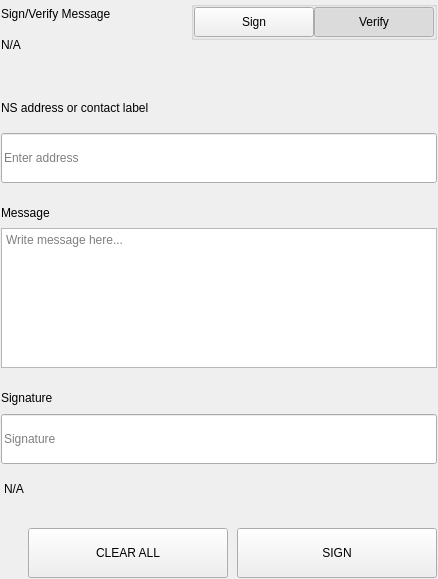
<?xml version="1.0" encoding="UTF-8"?>
<ui version="4.0">
 <class>SettingsSignMessageWidgets</class>
 <widget class="QWidget" name="SettingsSignMessageWidgets">
  <property name="geometry">
   <rect>
    <x>0</x>
    <y>0</y>
    <width>438</width>
    <height>579</height>
   </rect>
  </property>
  <property name="windowTitle">
   <string>Form</string>
  </property>
  <layout class="QVBoxLayout" name="verticalLayout">
   <property name="spacing">
    <number>0</number>
   </property>
   <property name="leftMargin">
    <number>0</number>
   </property>
   <property name="topMargin">
    <number>0</number>
   </property>
   <property name="rightMargin">
    <number>0</number>
   </property>
   <property name="bottomMargin">
    <number>0</number>
   </property>
   <item>
    <widget class="QWidget" name="left" native="true">
     <layout class="QVBoxLayout" name="verticalLayout_3">
      <property name="leftMargin">
       <number>0</number>
      </property>
      <property name="topMargin">
       <number>0</number>
      </property>
      <property name="rightMargin">
       <number>0</number>
      </property>
      <property name="bottomMargin">
       <number>0</number>
      </property>
      <item>
       <widget class="QWidget" name="container_sign" native="true">
        <layout class="QVBoxLayout" name="verticalLayout_2">
         <property name="spacing">
          <number>0</number>
         </property>
         <property name="leftMargin">
          <number>1</number>
         </property>
         <property name="topMargin">
          <number>1</number>
         </property>
         <property name="rightMargin">
          <number>1</number>
         </property>
         <property name="bottomMargin">
          <number>1</number>
         </property>
         <item>
          <layout class="QHBoxLayout" name="horizontalLayout_3" stretch="3,1">
           <property name="spacing">
            <number>40</number>
           </property>
           <item>
            <layout class="QVBoxLayout" name="verticalLayoutTitle">
             <property name="spacing">
              <number>5</number>
             </property>
             <item>
              <widget class="QLabel" name="labelTitle">
               <property name="text">
                <string>Sign/Verify Message</string>
               </property>
              </widget>
             </item>
             <item>
              <widget class="QLabel" name="labelSubtitle1">
               <property name="text">
                <string notr="true">N/A</string>
               </property>
               <property name="wordWrap">
                <bool>true</bool>
               </property>
              </widget>
             </item>
            </layout>
           </item>
           <item alignment="Qt::AlignRight|Qt::AlignTop">
            <widget class="QWidget" name="containerSwitch" native="true">
             <property name="styleSheet">
              <string notr="true">#containerSwitch{
	padding-top:9px;
}</string>
             </property>
             <layout class="QVBoxLayout" name="verticalLayout_6">
              <property name="spacing">
               <number>4</number>
              </property>
              <property name="leftMargin">
               <number>0</number>
              </property>
              <property name="topMargin">
               <number>0</number>
              </property>
              <property name="rightMargin">
               <number>0</number>
              </property>
              <property name="bottomMargin">
               <number>0</number>
              </property>
              <item alignment="Qt::AlignRight">
               <widget class="QGroupBox" name="groupBox">
                <property name="sizePolicy">
                 <sizepolicy hsizetype="Fixed" vsizetype="Preferred">
                  <horstretch>0</horstretch>
                  <verstretch>0</verstretch>
                 </sizepolicy>
                </property>
                <property name="title">
                 <string/>
                </property>
                <property name="alignment">
                 <set>Qt::AlignRight|Qt::AlignTop|Qt::AlignTrailing</set>
                </property>
                <layout class="QHBoxLayout" name="horizontalLayout_4">
                 <property name="spacing">
                  <number>0</number>
                 </property>
                 <property name="leftMargin">
                  <number>0</number>
                 </property>
                 <property name="topMargin">
                  <number>0</number>
                 </property>
                 <property name="rightMargin">
                  <number>0</number>
                 </property>
                 <property name="bottomMargin">
                  <number>0</number>
                 </property>
                 <item>
                  <widget class="QPushButton" name="pushSign">
                   <property name="minimumSize">
                    <size>
                     <width>120</width>
                     <height>30</height>
                    </size>
                   </property>
                   <property name="maximumSize">
                    <size>
                     <width>120</width>
                     <height>30</height>
                    </size>
                   </property>
                   <property name="focusPolicy">
                    <enum>Qt::NoFocus</enum>
                   </property>
                   <property name="text">
                    <string>Sign</string>
                   </property>
                   <property name="checkable">
                    <bool>true</bool>
                   </property>
                   <property name="autoExclusive">
                    <bool>true</bool>
                   </property>
                  </widget>
                 </item>
                 <item>
                  <widget class="QPushButton" name="pushVerify">
                   <property name="minimumSize">
                    <size>
                     <width>120</width>
                     <height>30</height>
                    </size>
                   </property>
                   <property name="maximumSize">
                    <size>
                     <width>120</width>
                     <height>30</height>
                    </size>
                   </property>
                   <property name="focusPolicy">
                    <enum>Qt::NoFocus</enum>
                   </property>
                   <property name="text">
                    <string>Verify</string>
                   </property>
                   <property name="checkable">
                    <bool>true</bool>
                   </property>
                   <property name="checked">
                    <bool>true</bool>
                   </property>
                   <property name="autoExclusive">
                    <bool>true</bool>
                   </property>
                  </widget>
                 </item>
                </layout>
               </widget>
              </item>
              <item alignment="Qt::AlignHCenter|Qt::AlignTop">
               <widget class="QLabel" name="labelSubtitleSwitch">
                <property name="text">
                 <string/>
                </property>
                <property name="alignment">
                 <set>Qt::AlignRight|Qt::AlignTrailing|Qt::AlignVCenter</set>
                </property>
               </widget>
              </item>
             </layout>
            </widget>
           </item>
          </layout>
         </item>
         <item>
          <spacer name="verticalSpacer_2">
           <property name="orientation">
            <enum>Qt::Vertical</enum>
           </property>
           <property name="sizeType">
            <enum>QSizePolicy::Fixed</enum>
           </property>
           <property name="sizeHint" stdset="0">
            <size>
             <width>20</width>
             <height>40</height>
            </size>
           </property>
          </spacer>
         </item>
         <item>
          <widget class="QWidget" name="containerAddress" native="true">
           <property name="sizePolicy">
            <sizepolicy hsizetype="Preferred" vsizetype="Fixed">
             <horstretch>0</horstretch>
             <verstretch>0</verstretch>
            </sizepolicy>
           </property>
           <layout class="QVBoxLayout" name="verticalLayout_5" stretch="0,0">
            <property name="spacing">
             <number>15</number>
            </property>
            <property name="leftMargin">
             <number>0</number>
            </property>
            <property name="topMargin">
             <number>0</number>
            </property>
            <property name="rightMargin">
             <number>0</number>
            </property>
            <property name="bottomMargin">
             <number>0</number>
            </property>
            <item>
             <widget class="QLabel" name="labelSubtitleAddress">
              <property name="minimumSize">
               <size>
                <width>0</width>
                <height>20</height>
               </size>
              </property>
              <property name="maximumSize">
               <size>
                <width>16777215</width>
                <height>20</height>
               </size>
              </property>
              <property name="text">
               <string>NS address or contact label</string>
              </property>
             </widget>
            </item>
            <item>
             <widget class="QLineEdit" name="addressIn_SM">
              <property name="minimumSize">
               <size>
                <width>0</width>
                <height>50</height>
               </size>
              </property>
              <property name="maximumSize">
               <size>
                <width>16777215</width>
                <height>50</height>
               </size>
              </property>
              <property name="placeholderText">
               <string>Enter address</string>
              </property>
             </widget>
            </item>
           </layout>
          </widget>
         </item>
         <item>
          <spacer name="verticalSpacer_3">
           <property name="orientation">
            <enum>Qt::Vertical</enum>
           </property>
           <property name="sizeType">
            <enum>QSizePolicy::Fixed</enum>
           </property>
           <property name="sizeHint" stdset="0">
            <size>
             <width>20</width>
             <height>20</height>
            </size>
           </property>
          </spacer>
         </item>
         <item>
          <layout class="QVBoxLayout" name="verticalLayout_9">
           <property name="spacing">
            <number>5</number>
           </property>
           <item>
            <widget class="QLabel" name="labelSubtitleMessage">
             <property name="minimumSize">
              <size>
               <width>0</width>
               <height>20</height>
              </size>
             </property>
             <property name="maximumSize">
              <size>
               <width>16777215</width>
               <height>20</height>
              </size>
             </property>
             <property name="text">
              <string>Message</string>
             </property>
            </widget>
           </item>
           <item>
            <widget class="QPlainTextEdit" name="messageIn_SM">
             <property name="minimumSize">
              <size>
               <width>0</width>
               <height>140</height>
              </size>
             </property>
             <property name="maximumSize">
              <size>
               <width>16777215</width>
               <height>140</height>
              </size>
             </property>
             <property name="placeholderText">
              <string>Write message here...</string>
             </property>
            </widget>
           </item>
          </layout>
         </item>
         <item>
          <spacer name="verticalSpacer_4">
           <property name="orientation">
            <enum>Qt::Vertical</enum>
           </property>
           <property name="sizeType">
            <enum>QSizePolicy::Fixed</enum>
           </property>
           <property name="sizeHint" stdset="0">
            <size>
             <width>20</width>
             <height>20</height>
            </size>
           </property>
          </spacer>
         </item>
         <item>
          <widget class="QWidget" name="widget" native="true">
           <property name="minimumSize">
            <size>
             <width>0</width>
             <height>75</height>
            </size>
           </property>
           <property name="maximumSize">
            <size>
             <width>16777215</width>
             <height>16777215</height>
            </size>
           </property>
           <layout class="QVBoxLayout" name="verticalLayout_4">
            <property name="leftMargin">
             <number>0</number>
            </property>
            <property name="topMargin">
             <number>0</number>
            </property>
            <property name="rightMargin">
             <number>0</number>
            </property>
            <property name="bottomMargin">
             <number>0</number>
            </property>
            <item>
             <widget class="QLabel" name="labelSubtitleSignature">
              <property name="minimumSize">
               <size>
                <width>0</width>
                <height>20</height>
               </size>
              </property>
              <property name="maximumSize">
               <size>
                <width>16777215</width>
                <height>20</height>
               </size>
              </property>
              <property name="text">
               <string>Signature</string>
              </property>
             </widget>
            </item>
            <item>
             <widget class="QLineEdit" name="signatureOut_SM">
              <property name="minimumSize">
               <size>
                <width>0</width>
                <height>50</height>
               </size>
              </property>
              <property name="placeholderText">
               <string>Signature</string>
              </property>
             </widget>
            </item>
           </layout>
          </widget>
         </item>
         <item>
          <widget class="QLabel" name="statusLabel_SM">
           <property name="styleSheet">
            <string notr="true">padding-top:5px;</string>
           </property>
           <property name="text">
            <string notr="true">N/A</string>
           </property>
          </widget>
         </item>
         <item>
          <spacer name="verticalSpacer">
           <property name="orientation">
            <enum>Qt::Vertical</enum>
           </property>
           <property name="sizeType">
            <enum>QSizePolicy::Fixed</enum>
           </property>
           <property name="sizeHint" stdset="0">
            <size>
             <width>20</width>
             <height>20</height>
            </size>
           </property>
          </spacer>
         </item>
         <item>
          <layout class="QHBoxLayout" name="horizontalLayout_7">
           <property name="spacing">
            <number>9</number>
           </property>
           <item>
            <spacer name="horizontalSpacer_5">
             <property name="orientation">
              <enum>Qt::Horizontal</enum>
             </property>
             <property name="sizeType">
              <enum>QSizePolicy::Expanding</enum>
             </property>
             <property name="sizeHint" stdset="0">
              <size>
               <width>40</width>
               <height>20</height>
              </size>
             </property>
            </spacer>
           </item>
           <item>
            <widget class="QPushButton" name="pushButtonClear">
             <property name="minimumSize">
              <size>
               <width>200</width>
               <height>50</height>
              </size>
             </property>
             <property name="focusPolicy">
              <enum>Qt::NoFocus</enum>
             </property>
             <property name="text">
              <string>CLEAR ALL</string>
             </property>
            </widget>
           </item>
           <item>
            <widget class="QPushButton" name="pushButtonSave">
             <property name="minimumSize">
              <size>
               <width>200</width>
               <height>50</height>
              </size>
             </property>
             <property name="maximumSize">
              <size>
               <width>200</width>
               <height>50</height>
              </size>
             </property>
             <property name="focusPolicy">
              <enum>Qt::NoFocus</enum>
             </property>
             <property name="text">
              <string>SIGN</string>
             </property>
            </widget>
           </item>
          </layout>
         </item>
        </layout>
       </widget>
      </item>
     </layout>
    </widget>
   </item>
  </layout>
 </widget>
 <resources/>
 <connections/>
</ui>
